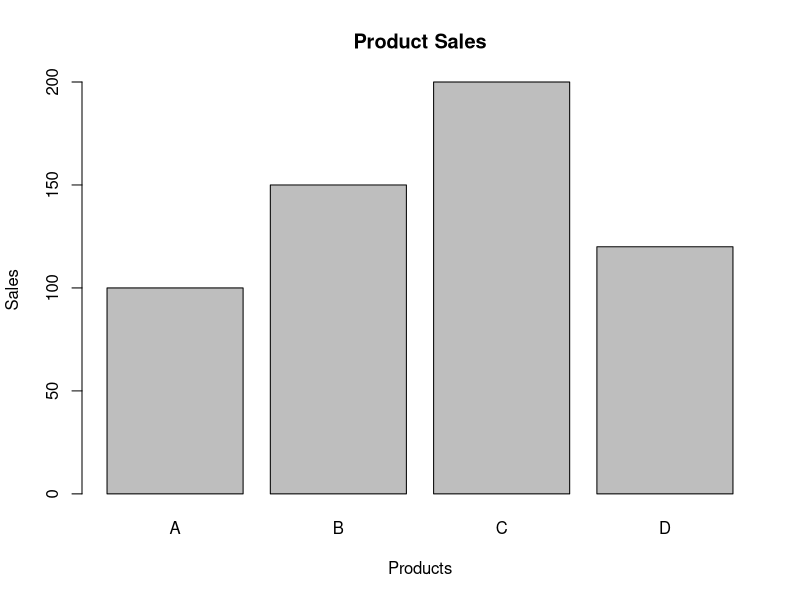
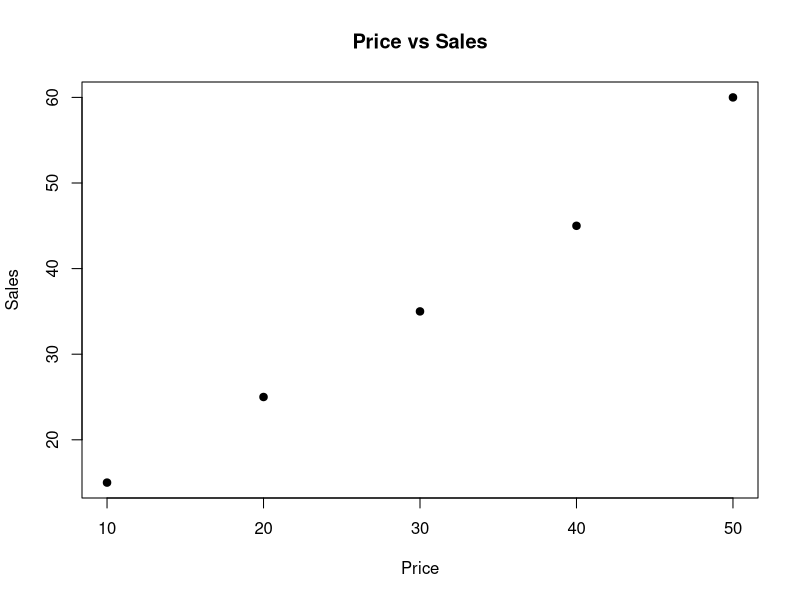

Recreate these plots in R, in order.
# ============================================
# R PROGRAM: BAR CHART AND SCATTER PLOT
# ============================================

# 1. BAR CHART
sales <- c(100, 150, 200, 120)
products <- c("A", "B", "C", "D")

cat("----- BAR CHART -----\n")
cat("Product Sales:\n")

for (i in 1:length(products)) {
  cat(products[i], "=", sales[i], "\n")
}

cat("Highest Sales =", max(sales), "\n")
cat("Product with Highest Sales =", products[which.max(sales)], "\n")

barplot(sales,
        names.arg = products,
        main = "Product Sales",
        xlab = "Products",
        ylab = "Sales")


# 2. SCATTER PLOT
price <- c(10, 20, 30, 40, 50)
sales2 <- c(15, 25, 35, 45, 60)

cat("\n----- SCATTER PLOT -----\n")
cat("Price and Sales:\n")

for (i in 1:length(price)) {
  cat("Price =", price[i], 
      " Sales =", sales2[i], "\n")
}

cat("Correlation between Price and Sales =",
    cor(price, sales2), "\n")

plot(price, sales2,
     main = "Price vs Sales",
     xlab = "Price",
     ylab = "Sales",
     pch = 19)
